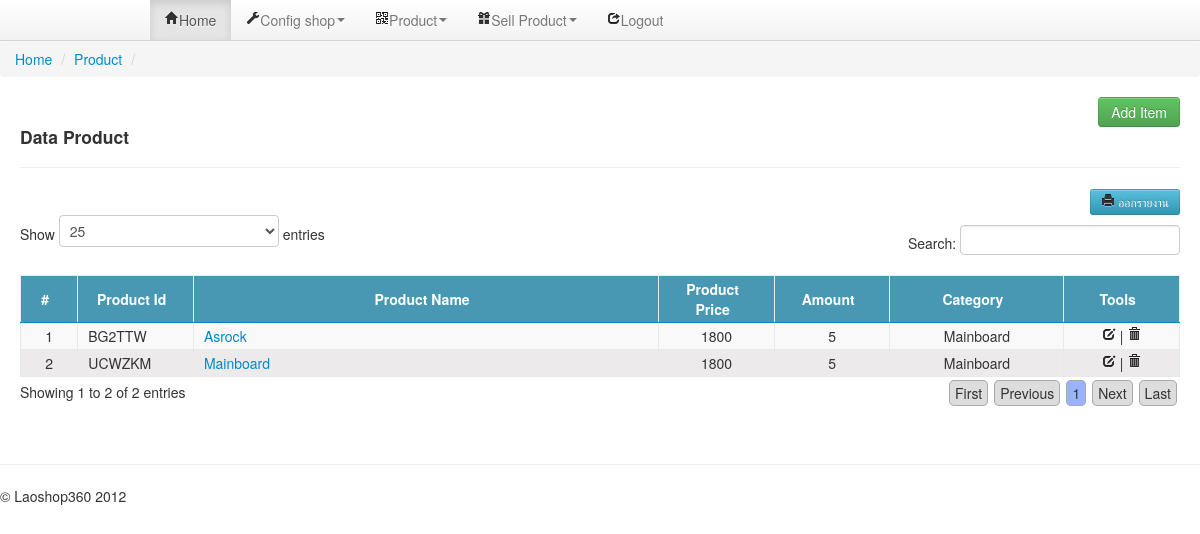
/admin/index.php?action=product (signed in), run on the app's committed database.
### tables this page shows
CREATE TABLE IF NOT EXISTS `product` (
  `Id` int(11) NOT NULL AUTO_INCREMENT,
  `Pro_id` varchar(100) DEFAULT NULL,
  `Pro_name` varchar(255) DEFAULT NULL,
  `Pro_img` varchar(100) DEFAULT NULL,
  `Pro_detail` longtext,
  `Pro_price` int(10) DEFAULT NULL,
  `Pro_unit` varchar(6) DEFAULT NULL,
  `Pro_type_id` varchar(45) DEFAULT NULL,
  `Scrape_status` varchar(50) DEFAULT NULL,
  `Main_product_type` int(10) DEFAULT NULL,
  `Sub_product_type` int(10) DEFAULT NULL,
  `Pro_view` int(11) DEFAULT NULL,
  `User` varchar(50) NOT NULL,
  PRIMARY KEY (`Id`)
);

CREATE TABLE IF NOT EXISTS `product_type` (
  `Pro_type_id` int(6) NOT NULL AUTO_INCREMENT,
  `Pro_type_name` varchar(200) NOT NULL,
  `User` varchar(25) NOT NULL,
  PRIMARY KEY (`Pro_type_id`)
);

### class/function.php (called while the page is built, shortened)
<?php
class Db_Process  {
	public function Query($sql) {
		$str=mysql_query($sql) or die(mysql_error());
		return $str;
	}
	public function FetchData($sql){
		$str=mysql_fetch_array($sql);
		return $str;
	}
	public function ConName($tb,$f1,$f2,$val){
	 $sql="select $f2 from $tb where $f1='".$val."'";
	 	 	$rs=$this->FetchData($this->Query($sql));
	 	 	return $rs[$f2];
		}
}
?>

### class/config.php (called while the page is built, shortened)
<?php
$i=1;
?>

### admin/module/product.php (the view, shortened to what this page needs)
<?php
$tb="product";
if(isset($_GET['section'])){
	switch($_GET['section']):
	case 'add':
	if($_POST['adddata']) {
			$StrDB->InsertData($tb," ''
			,'".$_POST['txt-code']."'
			,'".$_POST['txt-name']."'
			,''
			,'".$_POST['txt-detail']."'
			,'".$_POST['txt-price']."'
			,'".$_POST['txt-unit']."'
			,'".$_POST['txt-cat']."','0','','','".$_SESSION['UsrId']."'
			");
			$ImgId=$StrDB->GetData($tb,"  order by Id desc limit 0,1");
		Foreach ($_FILES["file"]["error"] as $key => $error) {
                            if($error==0)    {
	 	 $images = $_FILES["file"]["tmp_name"][$key];
                                $new_images = $_FILES["file"]["name"][$key];
		 $array_last=explode(".",$new_images);
			$c=count($array_last)-1;
			$lst=strtolower($array_last[$c]) ;
		  $new_images=$StrDB->randName("6");
		 $MfilesP=$new_images.".".$lst;
		 @list($width, $height) = @getimagesize($images);;
		if ($width>600 || $height>680){
			 $width=600;
         $size=@GetimageSize($images);
         $height=680;
         $images_orig = @ImageCreateFromJPEG($images);
        $photoX = @ImagesX($images_orig);
        $photoY = @ImagesY($images_orig);
         $images_fin = @ImageCreateTrueColor($width, $height);
		 @ImageCopyResampled($images_fin, $images_orig, 0, 0, 0, 0, $width+1, $height+1, $photoX, $photoY);
         @ImageJPEG($images_fin,"../img_product/".$MfilesP);
         @ImageDestroy($images_orig);
         @ImageDestroy($images_fin);
          $width=180;
         $size=@GetimageSize($images);
         $height=220;
         $images_orig = @ImageCreateFromJPEG($images);
        $photoX = @ImagesX($images_orig);
        $photoY = @ImagesY($images_orig);
         $images_fin = @ImageCreateTrueColor($width, $height);
		 @ImageCopyResampled($images_fin, $images_orig, 0, 0, 0, 0, $width+1, $height+1, $photoX, $photoY);
         ImageJPEG($images_fin,"../img_thumb/".$MfilesP);
         ImageDestroy($images_orig);
         ImageDestroy($images_fin);
    	 }else{
    	 	 @copy($_FILES["file"]["tmp_name"][$key],"../img_product/".$MfilesP);
                  $width=180;
         $size=@GetimageSize($images);
         $height=220;
         $images_orig = @ImageCreateFromJPEG($images);
        $photoX = @ImagesX($images_orig);
        $photoY = @ImagesY($images_orig);
         $images_fin = @ImageCreateTrueColor($width, $height);
		 @ImageCopyResampled($images_fin, $images_orig, 0, 0, 0, 0, $width+1, $height+1, $photoX, $photoY);
         ImageJPEG($images_fin,"../img_thumb/".$MfilesP);
         ImageDestroy($images_orig);
         ImageDestroy($images_fin);
    	 }
   		 $StrDB->InsertData("tb_imgproduct","'".NULL."','".$MfilesP."','".$ImgId['Id']."','".$_SESSION['UsrId']."' ");
    }
}
		$StrDisplay->AddSuccess();
		 $StrDisplay->GoUrl('3',"index.php?action=".$action);
	}
	$StrDisplay->Title_Form(Product,'1');
	$StrDisplay->Open_Form("admin/index.php?action=".$action."&section=".$section);
	$Pro_id=$StrDB->randName("6");
  	$StrDisplay->OpenSelectInput(category,'txt-cat');
 	$StrDB->ListBoxData('product_type','*','where user='.$_SESSION['UsrId'].' order by Pro_type_name asc','Pro_type_id','Pro_type_name');
  	$StrDisplay->CloseSelectInput();
	$StrDisplay->TxtInput(ProductId,'txt-code',$Pro_id);
	$StrDisplay->TxtInput(ProductName,'txt-name');
	$StrDisplay->TxtInput(ProductPrice,'txt-price','','1');
	$StrDisplay->TxtInput(ProductAmount,'txt-unit','','1');
	for($i=0;$i<=4;$i++):
	$StrDisplay->TxtInputFile(ProductImg,'file[]','file'.$i,"");
	echo "<div id=\"re0\"></div>";
	endfor;
	$StrDisplay->TxtInputArea(ProductDetail,"txt-detail",'',"750","500","1");
 	$StrDisplay->Button_Form('1');
	$StrDisplay->Close_Form();
	break;
	case 'edit':
	if($_POST['editdata']) {
		 $rs=$StrDB->GetData($tb,"where Id='".$_POST['editdata']."'");
		    if($_FILES['file']['tmp_name']=="" || $_FILES['file']['tmp_name']=="0") {
    		  $Img=$rs['Pro_img'];
    		}else{
     		  $Img=$StrDB->UploadFile('../img_product');
     		 $StrDisplay->DelFile($_POST['oimg'],'../img_product');
   		 }
		$StrDB->UpdateData($tb,"
		Pro_id='".$_POST['txt-code']."'
		,Pro_name='".$_POST['txt-name']."'
	 	,Pro_price='".$_POST['txt-price']."'
	 	,Pro_type_id='".$_POST['txt-cat']."'
	 	,Pro_detail='".$_POST['txt-detail']."'
		,Pro_img='".$Img."'
		 ","where Id='".mysql_real_escape_string($_POST['editdata'])."' and User='".$_SESSION['UsrId']."' ");
		$StrDisplay->EditSuccess();
		$StrDisplay->GoUrl('3',"index.php?action=".$action);
	}
	$rs=$StrDB->GetData($tb,"where Id='".addslashes($_GET[id])."'");
	$StrDisplay->Title_Form(Product,'2');
		$StrDisplay->Open_Form("admin/index.php?action=".$action."&section=".$section);
	 $StrDisplay->OpenSelectInput(category,'txt-cat');
 	$StrDB->ListBoxData('product_type','*','where User='.$_SESSION['UsrId'].' order by Pro_type_name asc','Pro_type_id','Pro_type_name','edit',$rs['Pro_type_id']);
  	$StrDisplay->CloseSelectInput();
	$StrDisplay->TxtInputDisable(ProductId,'txt-code',$rs['Pro_id']);
	$StrDisplay->TxtInput(ProductName,'txt-name',$rs['Pro_name']);
	$StrDisplay->TxtInput(ProductPrice,'txt-price',$rs['Pro_price'],'1');
	$StrDisplay->TxtInput(ProductAmount,'txt-unit',$rs['Pro_unit'],'1');
	for($i=0;$i<=4;$i++):
	$StrDisplay->TxtInputFile(ProductImg,'file[]','file'.$i,"");
	echo "<div id=\"re0\"></div>";
	endfor;
	$StrDisplay->TxtInputArea(ProductDetail,"txt-detail",$rs['Pro_detail'],"750","500","1");
	$StrDisplay->Button_Form('2',$_GET[id]);
	$StrDisplay->Close_Form();
	break;
	case 'del':
		 $rs=$StrDB->GetData($tb,"where Id='".$_GET['id']."'");
		   $sqlImg=$StrDB->Query("select ImgName from tb_imgproduct where Pro_id='".$rs['Id']."' ");
   	while ($rs_img1=$StrDB->FetchData($sqlImg)) {
		  $StrDisplay->DelFile($rs_img1['ImgName'],'../img_thumb');
		  $StrDisplay->DelFile($rs_img1['ImgName'],'../img_product');
		  $StrDB->DelData("tb_imgproduct"," where Id='".mysql_real_escape_string($_GET['id'])."' ");
		}
		$StrDB->DelData($tb," where Id='".mysql_real_escape_string($_GET['id'])."' ");
		$StrDisplay->DelSuccess();
		$StrDisplay->GoUrl('3',"index.php?action=".$action);
	break;
	endswitch;
	}else{
		echo "<div style=\"float:right\"><a class=\"btn btn-small btn btn-info\" href=\"".WebUrl."admin/module/print_product.php\" target=\"_blank\"><i class=\"icon-print\"></i> ออกรายงาน</a></div>";
		echo "<table id=\"TableData\" width=\"100%\"  border=\"1\" cellpadding=\"1\" cellspacing=\"1\"   bordercolor=\"#E9E9E9\"  >";
		echo "<thead>";
		echo "<th width=\"5%\">#</th>";
		echo "<th width=\"10%\">".ProductId."</th>";
		echo "<th width=\"\">".ProductName."</th>";
		echo "<th width=\"10%\">".ProductPrice."</th>";
		echo "<th width=\"10%\">".ProductAmount."</th>";
		echo "<th width=\"15%\">".category."</th>";
		echo "<th width=\"10%\">".Tools."</th>";
		echo "</thead>";
		echo "<tbody>";
		$sql="select * from $tb  where User='".$_SESSION['UsrId']."'  order by Id desc";
		$query=$StrDB->Query($sql);
		while($rs=$StrDB->FetchData($query)) {
		echo "<tr>";
		echo "<td align=\"center\">$i</td>";
		echo "<td>$rs[1]</td>";
		echo "<td><a  href=\"\" rel=\"tooltip\" title=\"$rs[3]\" >$rs[2]</a></td>";
		echo "<td  align=\"center\">$rs[5]</td>";
		echo "<td  align=\"center\">$rs[6]";
	 	echo "</td>";
		echo "<td align=\"center\">";
		   $type=$StrDB->ConName("product_type","Pro_type_id","Pro_type_name",$rs[7]);
		  echo $type;
		echo "</td>";
		echo "<td align=\"center\">
		<a href=\"".WebUrl."admin/index.php?action=$_GET[action]&section=edit&id=$rs[Id]\"><i class=\"icon-edit\" title=\"แก้ไข\"></i>
			</a> | ";
 		echo "<a href=\"".WebUrl."admin/index.php?action=$_GET[action]&section=del&id=$rs[Id]\"  onClick=\"return confirm('ต้องการลบจริงหรือไม่ ?')\">";
		echo " <i class=\"icon-trash\"></i></td>";
		echo "</tr>";
			$i++;
		}
		echo "</tbody>";
		echo "</table>";
	}
?>

### admin/header.php (style rules this page uses)
body { padding-top: 0px; padding-bottom: 40px; }

### data on the page
product: Pro "BG2TTW", Pro_name "Asrock", Pro_price "1800", Pro_unit "5", Pro_type.Pro_type_name "Mainboard"
product: Pro "UCWZKM", Pro_name "Mainboard", Pro_price "1800", Pro_unit "5", Pro_type.Pro_type_name "Mainboard"

### other printed values
home "Home"
ConfigShop "Config shop"
Product "Product"
sell "Sell Product"
logout "Logout"
Add "Add Item"
$txtadd "Data"
$name "Product"
ProductId "Product Id"
ProductName "Product Name"
ProductPrice "Product Price"
ProductAmount "Amount"
category "Category"
Tools "Tools"
WebName "Laoshop360"
